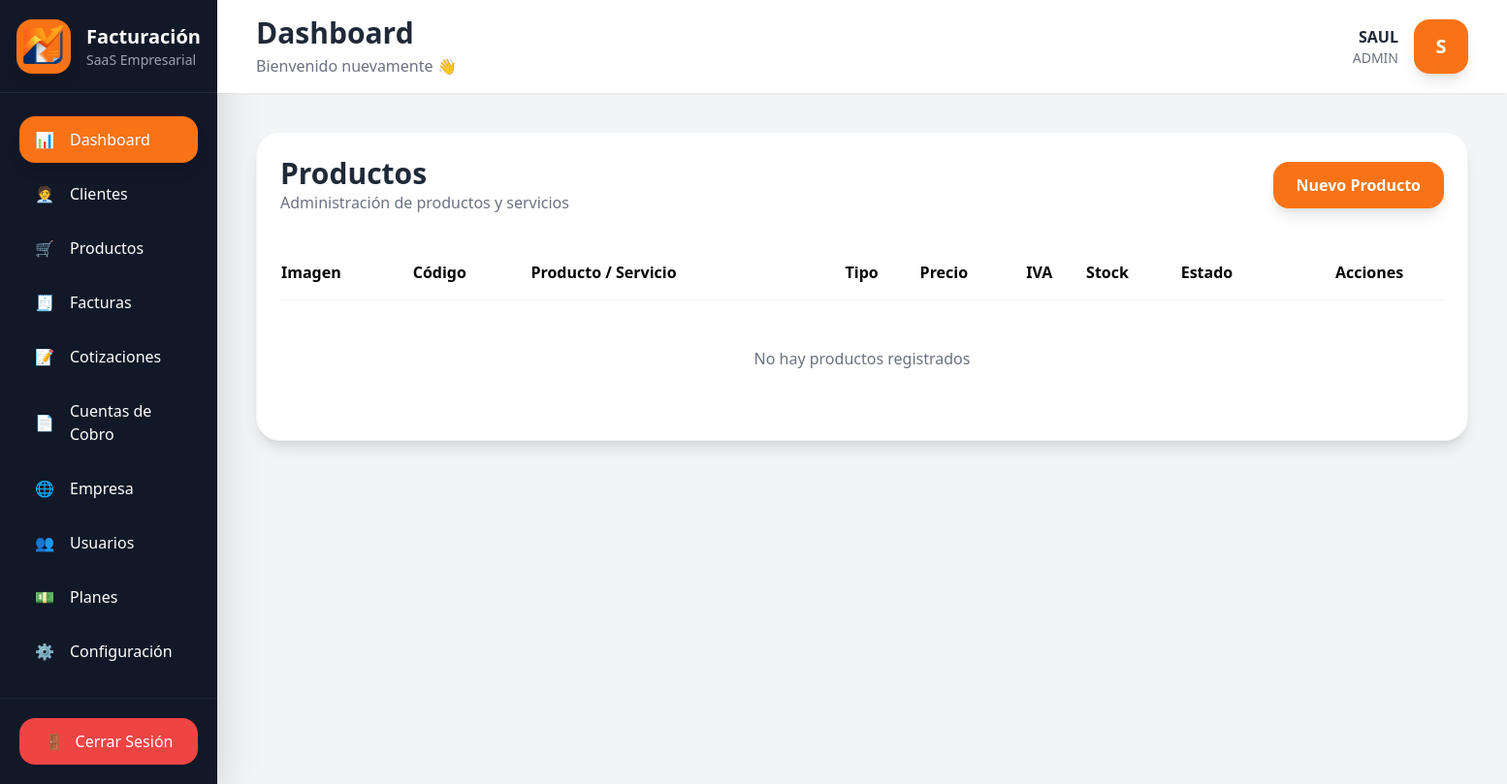
Before: /public/productos (signed in) with the older database file.
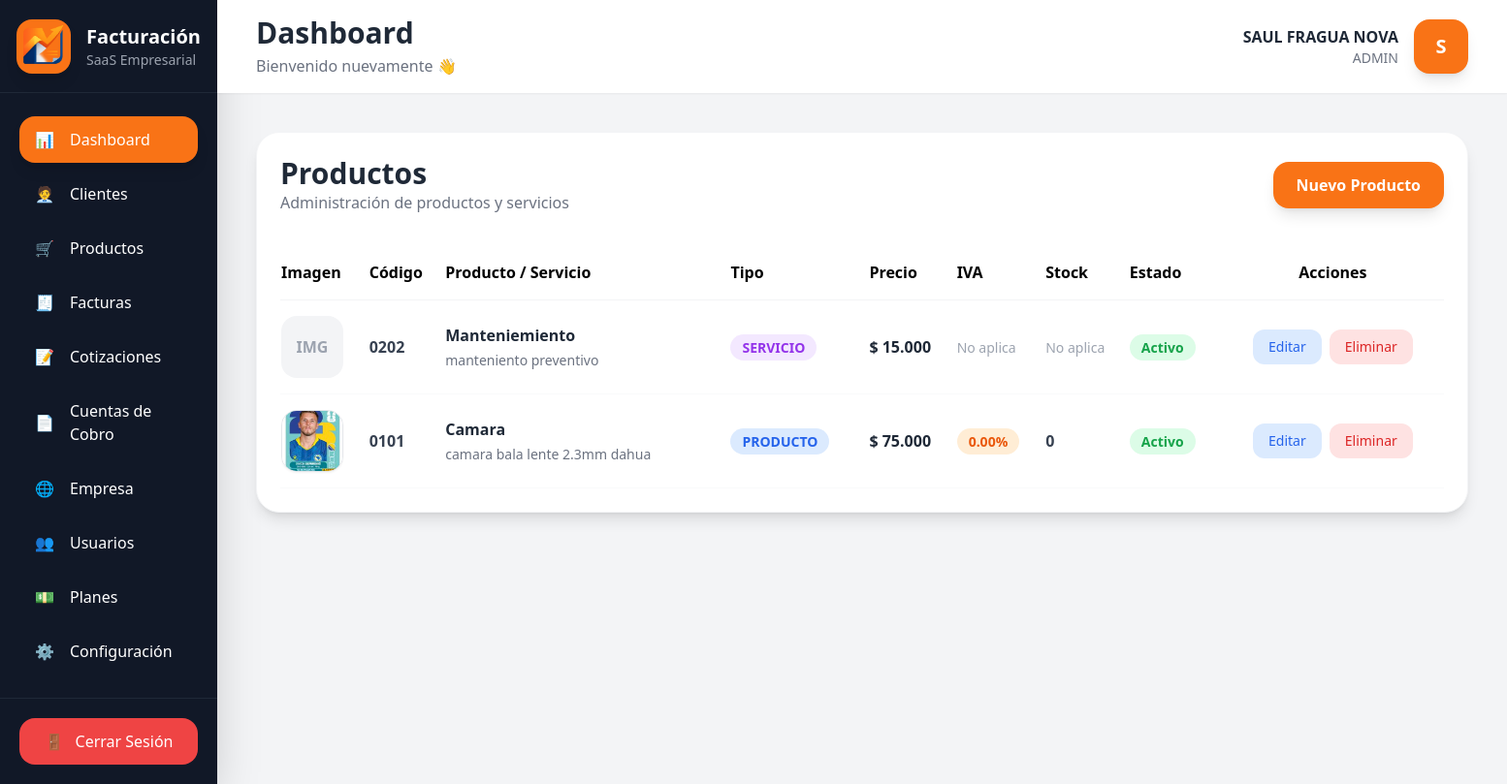
After: the same page with the newer database file.
### tables this page shows
CREATE TABLE `productos` (
  `id` int(11) NOT NULL,
  `empresa_id` int(11) NOT NULL,
  `tipo` enum('PRODUCTO','SERVICIO') NOT NULL DEFAULT 'PRODUCTO',
  `codigo` varchar(50) NOT NULL,
  `nombre` varchar(150) NOT NULL,
  `descripcion` text DEFAULT NULL,
  `precio` decimal(15,2) NOT NULL,
  `iva` decimal(5,2) DEFAULT 0.00,
  `stock` int(11) DEFAULT 0,
  `unidad_medida` varchar(50) DEFAULT NULL,
  `estado` tinyint(1) DEFAULT 1,
  `created_at` timestamp NOT NULL DEFAULT current_timestamp(),
  `imagen` varchar(255) DEFAULT NULL
);

### app/controllers/ProductosController.php (called while the page is built, shortened)
<?php
class ProductosController extends Controller
{
    private $productoModel;
    public function __construct()
    {
        $this->productoModel = $this->model('Producto');
    }
    public function index()
    {
        $productos = $this->productoModel->listar(
            $_SESSION['empresa_id']
        );
        $data = [
            'contenido' => 'productos/index',
            'productos' => $productos
        ];
        $this->view('layouts/app', $data);
    }
}

### app/core/Router.php (called while the page is built, shortened)
<?php
class Router
{
    protected $method = 'index';
    public function __construct()
    {
        $url = $this->getUrl();
        if(isset($url[0])) {
            $controllerName = ucwords($url[0]) . 'Controller';
            if(file_exists('../app/controllers/' . $controllerName . '.php')) {
                unset($url[0]);
            }
        }
        $this->controller = new $this->controller;
        $this->params = $url ? array_values($url) : [];
        call_user_func_array(
            [$this->controller, $this->method],
            $this->params
        );
    }
    public function getUrl()
    {
        if(isset($_GET['url'])) {
            $url = rtrim($_GET['url'], '/');
            $url = filter_var($url, FILTER_SANITIZE_URL);
            return explode('/', $url);
        }
    }
}

### public/index.php (called while the page is built, shortened)
<?php
require_once '../app/config/database.php';
$init = new Router();

### app/core/Database.php (called while the page is built, shortened)
<?php
class Database
{
    private string $host = DB_HOST;
    private string $dbname = DB_NAME;
    private string $user = DB_USER;
    private string $pass = DB_PASS;
    private PDO $dbh;
    private PDOStatement $stmt;
    public function __construct()
    {
        $dsn = "mysql:host={$this->host};dbname={$this->dbname};charset=utf8mb4";
        $options = [
            PDO::ATTR_PERSISTENT         => false,
            PDO::ATTR_ERRMODE            => PDO::ERRMODE_EXCEPTION,
            PDO::ATTR_DEFAULT_FETCH_MODE => PDO::FETCH_OBJ,
            PDO::ATTR_EMULATE_PREPARES   => false,
        ];
        try {
            $this->dbh = new PDO(
                $dsn,
                $this->user,
                $this->pass,
                $options
            );
        } catch (PDOException $e) {
            die('Error de conexión: ' . $e->getMessage());
        }
    }
    public function query(string $sql): void
    {
        $this->stmt = $this->dbh->prepare($sql);
    }
    public function bind(string $param, $value, $type = null): void
    {
        if (is_null($type)) {
            switch (true) {
                case is_int($value):
                    $type = PDO::PARAM_INT;
                    break;
            }
        }
        $this->stmt->bindValue($param, $value, $type);
    }
    public function execute(): bool
    {
        return $this->stmt->execute();
    }
    public function resultSet(): array
    {
        $this->execute();
        return $this->stmt->fetchAll();
    }
}

### app/models/Producto.php (called while the page is built, shortened)
<?php
class Producto
{
    private $db;
    public function __construct()
    {
        $this->db = new Database;
    }
    public function listar($empresa_id)
    {
        $this->db->query("
            SELECT *
            FROM productos
            WHERE empresa_id = :empresa_id
            ORDER BY id DESC
        ");
        $this->db->bind(':empresa_id', $empresa_id);
        return $this->db->resultSet();
    }
}

### app/views/Productos/index.php (the view, shortened to what the rows shown need)
<div class="bg-white rounded-3xl shadow-lg p-6 border border-gray-100">
    <div class="flex flex-col md:flex-row md:items-center md:justify-between gap-4 mb-8">
        <div>
            <h2 class="text-3xl font-bold text-gray-800">
                Productos
            </h2>
        </div>
    </div>
    <div class="overflow-x-auto">
        <table class="w-full min-w-[1200px]">
            <thead>
                <tr class="border-b border-gray-100">
                    <th class="text-left py-4">
                        Imagen
                    </th>
                    <th class="text-left py-4">
                        Código
                    </th>
                    <th class="text-left py-4">
                        Producto / Servicio
                    </th>
                    <th class="text-left py-4">
                        Tipo
                    </th>
                    <th class="text-left py-4">
                        Precio
                    </th>
                    <th class="text-left py-4">
                        IVA
                    </th>
                    <th class="text-left py-4">
                        Stock
                    </th>
                    <th class="text-left py-4">
                        Estado
                    </th>
                    <th class="text-center py-4">
                        Acciones
                    </th>
                </tr>
            </thead>
            <tbody>
                <?php if(!empty($data['productos'])) : ?>
                    <?php foreach($data['productos'] as $producto) : ?>
                        <tr class="border-b border-gray-50 hover:bg-gray-50 transition">
                            <td class="py-4">
                                <?php if(!empty($producto->imagen)) : ?>
                                    <img
                                        src="<?= URL; ?>/assets/img/productos/<?= $producto->imagen; ?>"
                                        class="w-16 h-16 rounded-2xl object-cover border border-gray-200 shadow-sm"
                                    >
                                <?php else : ?>
                                    <div class="w-16 h-16 rounded-2xl bg-gray-100 flex items-center justify-center text-gray-400 font-bold">
                                        IMG
                                    </div>
                                <?php endif; ?>
                            </td>
                            <td class="py-4 font-semibold text-gray-700">
                                <?= $producto->codigo; ?>
                            </td>
                            <td class="py-4">
                                <div class="font-bold text-gray-800">
                                    <?= $producto->nombre; ?>
                                </div>
                                <div class="text-sm text-gray-500 mt-1 max-w-xs">
                                    <?= !empty($producto->descripcion)
                                        ? $producto->descripcion
                                        : 'Sin descripción'; ?>
                                </div>
                            </td>
                            <td class="py-4">
                                <?php if($producto->tipo == 'PRODUCTO') : ?>
                                    <span class="bg-blue-100 text-blue-600 px-3 py-1 rounded-full text-sm font-semibold">
                                        PRODUCTO
                                    </span>
                                <?php else : ?>
                                    <span class="bg-purple-100 text-purple-600 px-3 py-1 rounded-full text-sm font-semibold">
                                        SERVICIO
                                    </span>
                                <?php endif; ?>
                            </td>
                            <td class="py-4 font-semibold text-gray-800">
                                $ <?= number_format($producto->precio, 0, ',', '.'); ?>
                            </td>
                            <td class="py-4">
                                <?php if($producto->tipo == 'SERVICIO') : ?>
                                    <span class="text-gray-400 text-sm">
                                        No aplica
                                    </span>
                                <?php else : ?>
                                    <span class="bg-orange-100 text-orange-600 px-3 py-1 rounded-full text-sm font-semibold">
                                        <?= $producto->iva; ?>%
                                    </span>
                                <?php endif; ?>
                            </td>
                            <td class="py-4">
                                <?php if($producto->tipo == 'SERVICIO') : ?>
                                    <span class="text-gray-400 text-sm">
                                        No aplica
                                    </span>
                                <?php else : ?>
                                    <span class="font-semibold text-gray-700">
                                        <?= $producto->stock; ?>
                                    </span>
                                <?php endif; ?>
                            </td>
                            <td class="py-4">
                                <?php if($producto->estado == 1) : ?>
                                    <span class="bg-green-100 text-green-600 px-3 py-1 rounded-full text-sm font-semibold">
                                        Activo
                                    </span>
                                <?php else : ?>
                                    <span class="bg-red-100 text-red-600 px-3 py-1 rounded-full text-sm font-semibold">
                                        Inactivo
                                    </span>
                                <?php endif; ?>
                            </td>
                            <td class="py-4">
                                <div class="flex items-center justify-center gap-2">
                                    <a
                                        href="<?= URL; ?>/productos/editar/<?= $producto->id; ?>"
                                        class="bg-blue-100 hover:bg-blue-200 text-blue-600 px-4 py-2 rounded-xl text-sm font-medium transition"
                                    >
                                        Editar
                                    </a>
                                    <a
                                        href="<?= URL; ?>/productos/eliminar/<?= $producto->id; ?>"
                                        onclick="return confirm('¿Eliminar producto?')"
                                        class="bg-red-100 hover:bg-red-200 text-red-600 px-4 py-2 rounded-xl text-sm font-medium transition"
                                    >
                                        Eliminar
                                    </a>
                                </div>
                            </td>
                        </tr>
                    <?php endforeach; ?>
                <?php endif; ?>
            </tbody>
        </table>
    </div>
</div>

Changed rows visible on the page:
added productos: shows "IMG", codigo "0202", nombre "Manteniemiento", descripcion "manteniento preventivo", tipo "SERVICIO", precio "15.000", estado "Activo"
added productos: imagen (picture), codigo "0101", nombre "Camara", descripcion "camara bala lente 2.3mm dahua", tipo "PRODUCTO", precio "75.000", iva "0.00", stock "0", estado "Activo"
Other visible differences:
$_SESSION['usuario_nombre']: "SAUL" → "SAUL FRAGUA NOVA"
text no longer shown: "No hay productos registrados"
